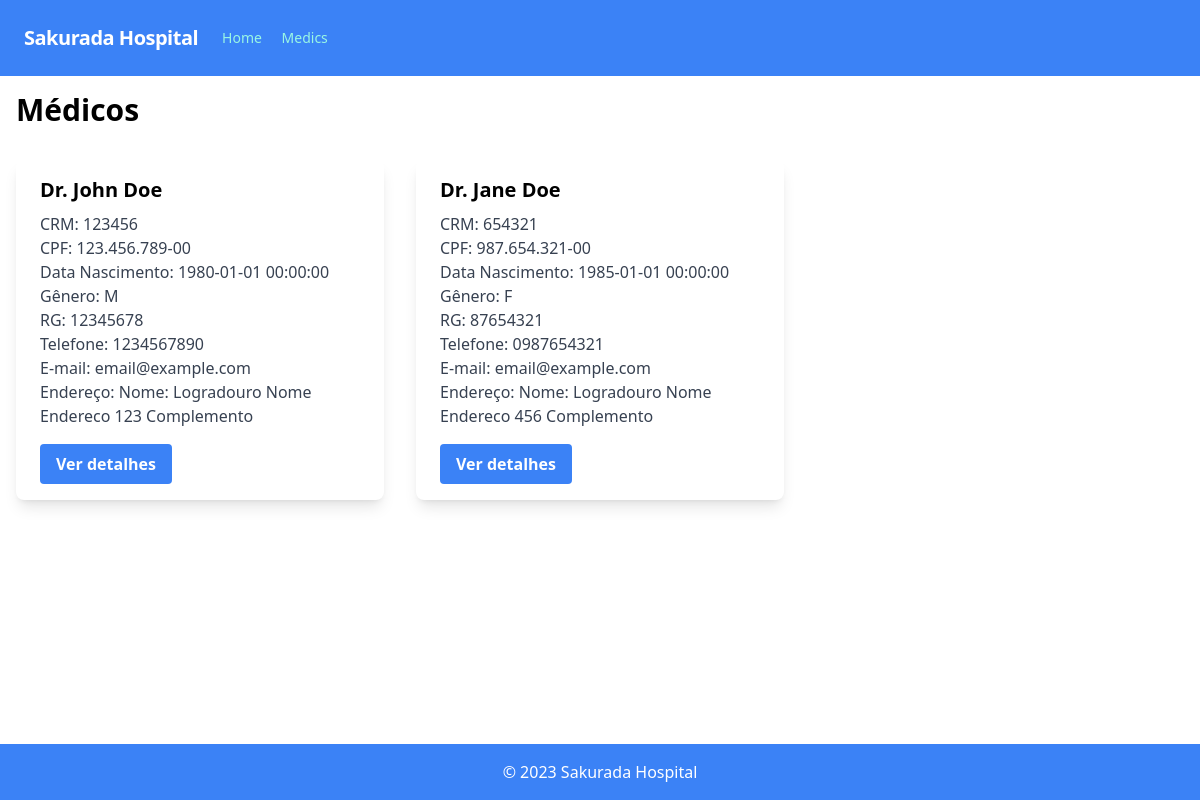
Screenshot of /medic/medico_view.php with the database file from the repository.
### tables this page shows
CREATE TABLE Medico (
  ID_Medico INT PRIMARY KEY,
  Nome_Medico VARCHAR(100),
  CRM INT,
  CPF_Medico VARCHAR(14),
  Data_Nascimento_Medico TIMESTAMP,
  Genero_Medico CHAR,
  Telefone_Medico VARCHAR(11),
  Numero_Endereco_Medico INT,
  Complemento_Endereco_Medico VARCHAR(100),
  Nome_Endereco_Medico VARCHAR(100),
  Logradouro_Medico VARCHAR(100),
  E_mail_Medico VARCHAR(100),
  RG_Medico VARCHAR(12)
);

### medic/medico_view.php (the view, shortened to what this page needs)
<html>
    <head>
        <link rel="stylesheet" href="https://unpkg.com/tailwindcss@latest/dist/tailwind.min.css">
    </head>
    <body class="mx-auto">
<?php
    include("../connection.php");
    include("../components/nav.php");
    $sql = "SELECT * FROM Medico";
    $result = $conn->query($sql);
?>
        <div class="text-left text-3xl font-bold mb-4 mt-4 ml-4">Médicos</div>
        <div class="flex flex-wrap -mx-4 mx-auto">
            <?php
            if ($result->num_rows > 0) {
                while ($row = $result->fetch_assoc()) {
            ?>
            <div class="w-full md:w-1/2 lg:w-1/3 px-4 py-4">
                <div class="bg-white rounded-lg shadow-lg">
                    <div class="px-6 py-4">
                        <div class="font-bold text-xl mb-2"><?php echo $row["Nome_Medico"] ?></div>
                        <p class="text-gray-700 text-base">
                            CRM: <?php echo $row["CRM"] ?><br>
                            CPF: <?php echo $row["CPF_Medico"] ?><br>
                            Data Nascimento: <?php echo $row["Data_Nascimento_Medico"] ?><br>
                            Gênero: <?php echo $row["Genero_Medico"] ?><br>
                            RG: <?php echo $row["RG_Medico"] ?><br>
                            Telefone: <?php echo $row["Telefone_Medico"] ?><br>
                            E-mail: <?php echo $row["E_mail_Medico"] ?><br>
                            Endereço: <?php echo "Nome: ". $row['Logradouro_Medico']. " " .$row['Nome_Endereco_Medico']. " ".$row['Numero_Endereco_Medico']. " ".$row['Complemento_Endereco_Medico'] ?>
                        </p>
                        <a href="medico_show.php?ID_Medico=<?php echo $row['ID_Medico'] ?>" class="bg-blue-500 hover:bg-blue-700 text-white font-bold py-2 px-4 rounded mt-4 inline-block">Ver detalhes</a>
                    </div>
                </div>
            </div>
            <?php
                }
            }
            ?>
        </div>
    </body>
    <?php
        include("../components/footer.php");
    ?>
</html>

### connection.php (shortened to what this page needs)
<script src="https://cdn.tailwindcss.com"></script>

### components/nav.php
<nav class="flex items-center justify-between flex-wrap bg-blue-500 p-6">
    <div class="flex items-center flex-shrink-0 text-white mr-6">
        <span class="font-semibold text-xl tracking-tight">Sakurada Hospital</span>
    </div>
    <div class="w-full block flex-grow lg:flex lg:items-center lg:w-auto">
        <div class="text-sm lg:flex-grow">
            <a href="./home.php" class="block mt-4 lg:inline-block lg:mt-0 text-teal-200 hover:text-white mr-4">
                Home
            </a>
            <a href="./medic/medico_view.php" class="block mt-4 lg:inline-block lg:mt-0 text-teal-200 hover:text-white mr-4">
                Medics
            </a>
        </div>
    </div>
</nav>

### components/footer.php
<footer class="bg-blue-500 text-white py-4 text-center fixed bottom-0 w-full">
    &copy; 2023 Sakurada Hospital
</footer>

### rows the page displays
medico: Nome_Medico "Dr. John Doe", CRM "123456", CPF_Medico "123.456.789-00", Data_Nascimento_Medico "1980-01-01 00:00:00", Genero_Medico "M", RG_Medico "12345678", Telefone_Medico "1234567890", E_mail_Medico "email@example.com", Logradouro_Medico "Logradouro", Nome_Endereco_Medico "Nome Endereco", Numero_Endereco_Medico "123", Complemento_Endereco_Medico "Complemento"
medico: Nome_Medico "Dr. Jane Doe", CRM "654321", CPF_Medico "987.654.321-00", Data_Nascimento_Medico "1985-01-01 00:00:00", Genero_Medico "F", RG_Medico "87654321", Telefone_Medico "0987654321", E_mail_Medico "email@example.com", Logradouro_Medico "Logradouro", Nome_Endereco_Medico "Nome Endereco", Numero_Endereco_Medico "456", Complemento_Endereco_Medico "Complemento"
